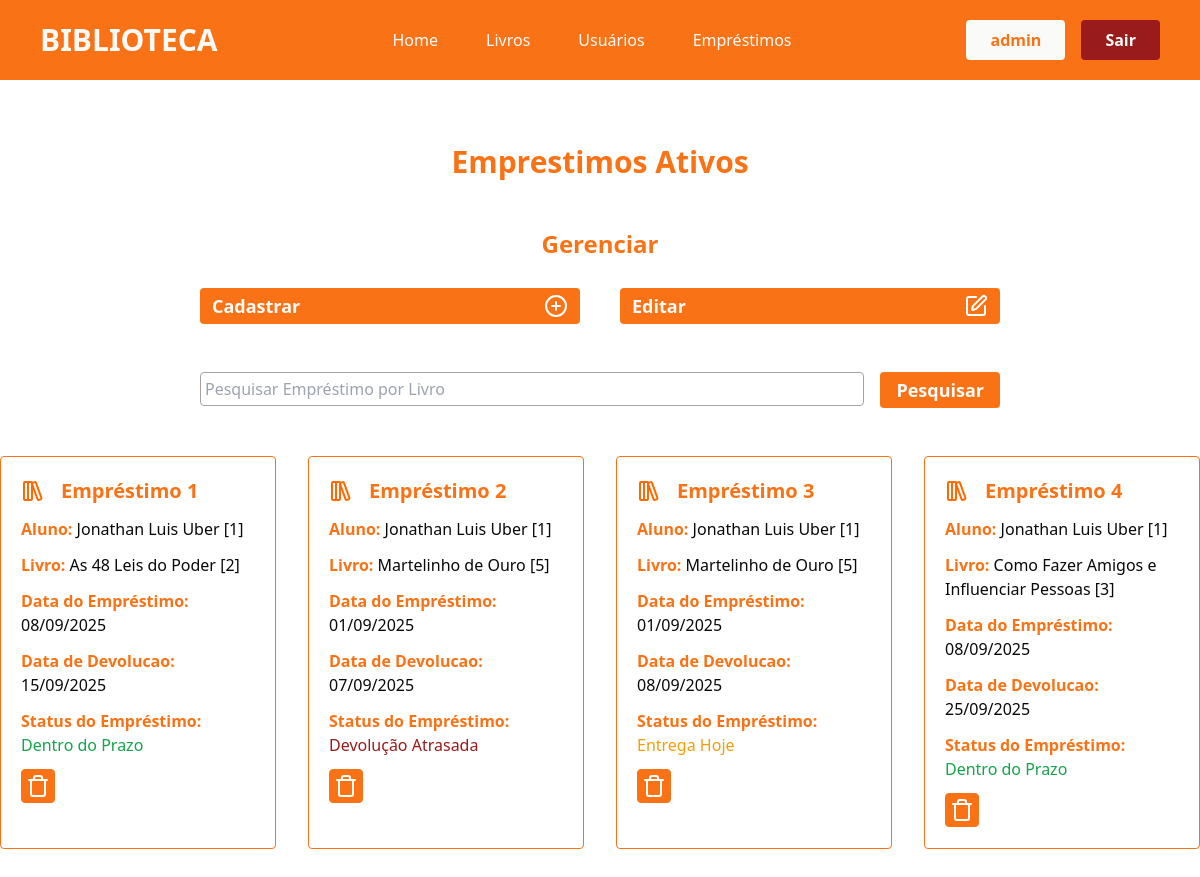
Screenshot of /emprestimos/ (signed in) with the database file from the repository.
### app/models.py (models this page shows)
class User(db.Model, UserMixin):
    id = db.Column(db.Integer, primary_key=True)
    nome = db.Column(db.String(100), nullable=True)
    telefone = db.Column(db.String(100), nullable=True)
    email = db.Column(db.String(100), nullable=True)
    senha = db.Column(db.String(100), nullable=True)
    emprestimos = db.relationship('Emprestimo', backref='user', lazy=True)

class Emprestimo(db.Model):
    id = db.Column(db.Integer, primary_key=True)
    data_emprestimo = db.Column(db.DateTime, default=datetime.now)
    data_devolucao = db.Column(db.DateTime, default=datetime.now)
    user_id = db.Column(db.Integer, db.ForeignKey('user.id', name="fk_emprestimo_user"), nullable=True)
    livro_id = db.Column(db.Integer, db.ForeignKey('livro.id', name="fk_emprestimo_livro"), nullable=True)
    statusEmprestimo = db.Column(db.String(100), nullable=True)

class Livro(db.Model):
    id = db.Column(db.Integer, primary_key=True)
    titulo = db.Column(db.String(100), nullable=True)
    autor = db.Column(db.String(100), nullable=True)
    editora = db.Column(db.String(100), nullable=True)
    anoPublicacao = db.Column(db.Integer, nullable=True)
    genero = db.Column(db.String(100), nullable=True)
    quantidade_disponivel = db.Column(db.Integer, nullable=True)
    status = db.Column(db.String(100), nullable=True)
    emprestimos = db.relationship('Emprestimo', backref='livro', lazy=True)

### app/views.py (the view)
@app.route('/emprestimos/')
@login_required
def emprestimos():
    if request.method == 'GET':
        pesquisa = request.args.get('pesquisa', '')
    dados = Emprestimo.query.join(User).order_by(Emprestimo.id)
    if pesquisa != '':
        dados = dados.join(Emprestimo.livro).filter(Livro.titulo.ilike(f'%{pesquisa}%'))
    emprestimos = {'dados' : dados.all()}
    return render_template('emprestimos.html', emprestimos=emprestimos)

### app/models.py (called while the page is built)
@login_manager.user_loader
def load_user(user_id):
    return User.query.get(user_id)

### app/templates/emprestimos.html (shortened to what this page needs)
{% extends "head.html" %}
{% block content %}
<div class="container-livros flex flex-col justify-center align-center">
    <div class="titulo mt-[4rem] flex-col justify-center items-center">
        <h2 class="text-3xl text-center text-orange-500 font-bold">Emprestimos Ativos</h2>
    </div>
    {% if current_user.email == 'admin@gmail.com' %}
    <div class="container-livros flex justify-center">
        <div class="gerenciar flex flex-col justify-center mt-[3rem] w-[800px]">
            <h2 class="text-center text-2xl text-orange-500 font-semibold">Gerenciar</h2>
            <div class="botoes grid grid-cols-2 gap-10">
                <a href="{{url_for('emprestimo_cadastro')}}" class="bg-orange-500 text-stone-50 font-semibold text-lg mt-7 rounded py-1 px-3 flex flex-row justify-between items-center hover:bg-orange-700 cursor-pointer transition-all duration-500">Cadastrar <svg xmlns="http://www.w3.org/2000/svg" width="24" height="24" viewBox="0 0 24 24" fill="none" stroke="white" stroke-width="2" stroke-linecap="round" stroke-linejoin="round" class="lucide lucide-circle-plus-icon lucide-circle-plus"><circle cx="12" cy="12" r="10"/><path d="M8 12h8"/><path d="M12 8v8"/></svg></a>
                <a href="" class="bg-orange-500 text-stone-50 font-semibold text-lg mt-7 rounded py-1 px-3 flex flex-row justify-between items-center hover:bg-orange-700 cursor-pointer transition-all duration-500">Editar </a>
            </div>
        </div>
    </div>
    {% endif %}
    <div class="pesquisa mt-[3rem] flex justify-center">
        <form action="" method="get" class="flex flex-row gap-4 w-[800px]">
                <div class="w-full">
                    <input type="text" name="pesquisa" class="w-full border-[1px] rounded border-stone-400 px-1 py-1 outline-orange-500 outline-2" placeholder="Pesquisar Empréstimo por Livro">
                </div>
                <div class="w-70">
                    <button type="submit" class="bg-orange-500 w-full text-stone-50 font-semibold text-lg rounded py-1 px-4 hover:bg-orange-700 cursor-pointer transition-all duration-500">Pesquisar</button>
                </div>
            </form>
    </div>
    <section class="emprestimos flex justify-center mt-[3rem]">
        <div class="lista-emprestimos grid grid-cols-4 gap-[2rem] mb-[2rem] w-[1500px]" >
            {% for emp in emprestimos.dados %}
            {% if current_user.id == emp.user.id or current_user.email == 'admin@gmail.com' %}
                <div class="card-emprestimo border-orange-500 border-[1px] rounded p-5">
                    <div class="nome-svg flex flex-row gap-4 items-center justify-start">
                        <h2 class="text-xl font-semibold text-orange-500">Empréstimo {{emp.id}}</h2>
                    </div>
                    <p class="mt-3 text-orange-500 font-semibold">Aluno: <span class="text-zinc-950 font-normal">{{emp.user.nome}} [{{emp.user.id}}]</span></p>
                    <p class="mt-3 text-orange-500 font-semibold">Livro: {% if emp.livro %}<span class="text-zinc-950 font-normal">{{emp.livro.titulo}} [{{emp.livro.id}}] </span> {% else %} <span class="text-red-600 font-normal"> Livro Exlcuído do Sistema</span>  {% endif %}</p>
                    <p class="mt-3 text-orange-500 font-semibold">Data do Empréstimo: <span class="text-zinc-950 font-normal">{{emp.data_emprestimo.strftime('%d/%m/%Y')}}</span></p>
                    <p class="mt-3 text-orange-500 font-semibold">Data de Devolucao: <span class="text-zinc-950 font-normal">{{emp.data_devolucao.strftime('%d/%m/%Y')}}</span</p>
                    <p class="mt-3 mb-3 text-orange-500 font-semibold">Status do Empréstimo: {% if emp.statusEmprestimo == 'Devolução Atrasada' %} <span class="text-red-800 font-normal animate-pulse">{{emp.statusEmprestimo}}</span> {% elif emp.statusEmprestimo == 'Entrega Hoje' %} <span class="text-amber-500 font-normal animate-pulse">{{emp.statusEmprestimo}}</span> {% else %}  <span class="text-green-600 font-normal">{{emp.statusEmprestimo}}</span> {% endif %}</p>
                    {% if current_user.email == 'admin@gmail.com' %}
                        <form action="{{ url_for('delete_emprestimo', id=emp.id) }}" method="POST" style="display:inline;">
                            <button type="submit" class="border border-orange-500 p-1 rounded bg-orange-500"
                                    onclick="return confirm('Tem certeza que deseja excluir este emprestimo?');">
                            </button>
                        </form>
                    {% endif %}
                </div>
            {% endif %}
            {% endfor %}
        </div>
    </section>
</div>
{% endblock %}

### app/templates/header.html (shortened to what this page needs)
{% extends "head.html" %}
{% block content %}
<header class="font-sans px-10 py-5 bg-orange-500">
    <div class="container-header flex justify-between items-center">
        <div class="logo text-stone-50 font-bold text-3xl">
            <h1>BIBLIOTECA</h1>
        </div>
        <nav class="nav flex gap-12 text-stone-50 font-medium">
            <a href="{{ url_for('homepage') }}">Home</a>
            <a href="{{ url_for('livros') }}">Livros</a>
             {% if current_user.email == 'admin@gmail.com'%}
             <a href="{{ url_for('usuarios') }}">Usuários</a>
            {% endif %}
            <a href="{{ url_for('emprestimos') }}">Empréstimos</a>
        </nav>
        <div class="login flex gap-4">
            {% if current_user.is_authenticated %}
            <p class="bg-stone-50 px-6 py-2 text-orange-500 rounded font-semibold">{{current_user.nome}}</p>
                <a href="{{ url_for('logout') }}" class="bg-red-800 px-6 py-2 text-stone-50 rounded font-semibold cursor-pointer hover:bg-red-900 transition-all duration-500">Sair</a>
            {% endif %}
        </div>
    </div>
</header>
{% endblock %}

### rows the page displays
User: nome "admin"
Emprestimo: id "1", user.nome "Jonathan Luis Uber", user.id "1", livro.titulo "As 48 Leis do Poder", livro.id "2", data_emprestimo "08/09/2025", data_devolucao "15/09/2025", statusEmprestimo "Dentro do Prazo"
Emprestimo: id "2", user.nome "Jonathan Luis Uber", user.id "1", livro.titulo "Martelinho de Ouro", livro.id "5", data_emprestimo "01/09/2025", data_devolucao "07/09/2025", statusEmprestimo "Devolução Atrasada"
Emprestimo: id "3", user.nome "Jonathan Luis Uber", user.id "1", livro.titulo "Martelinho de Ouro", livro.id "5", data_emprestimo "01/09/2025", data_devolucao "08/09/2025", statusEmprestimo "Entrega Hoje"
Emprestimo: id "4", user.nome "Jonathan Luis Uber", user.id "1", livro.titulo "Como Fazer Amigos e Influenciar Pessoas", livro.id "3", data_emprestimo "08/09/2025", data_devolucao "25/09/2025", statusEmprestimo "Dentro do Prazo"
